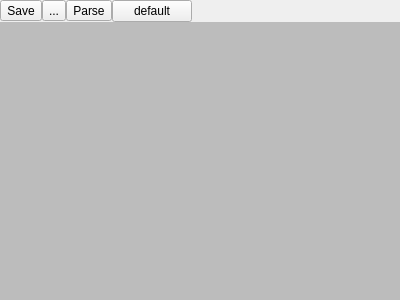
<?xml version="1.0" encoding="UTF-8"?>
<ui version="4.0">
 <class>PlanEditor</class>
 <widget class="QWidget" name="PlanEditor">
  <property name="geometry">
   <rect>
    <x>0</x>
    <y>0</y>
    <width>400</width>
    <height>300</height>
   </rect>
  </property>
  <property name="windowTitle">
   <string>Form</string>
  </property>
  <layout class="QGridLayout" name="gridLayout">
   <property name="leftMargin">
    <number>0</number>
   </property>
   <property name="topMargin">
    <number>0</number>
   </property>
   <property name="rightMargin">
    <number>0</number>
   </property>
   <property name="bottomMargin">
    <number>0</number>
   </property>
   <property name="spacing">
    <number>0</number>
   </property>
   <item row="0" column="1">
    <widget class="QToolButton" name="toolButtonTidy">
     <property name="toolTip">
      <string>Tidy up formatting of text</string>
     </property>
     <property name="text">
      <string>...</string>
     </property>
     <property name="icon">
      <iconset resource="../resources/icons.qrc">
       <normaloff>:/icons/tidy.svg</normaloff>:/icons/tidy.svg</iconset>
     </property>
    </widget>
   </item>
   <item row="0" column="4">
    <spacer name="horizontalSpacer">
     <property name="orientation">
      <enum>Qt::Horizontal</enum>
     </property>
     <property name="sizeHint" stdset="0">
      <size>
       <width>40</width>
       <height>20</height>
      </size>
     </property>
    </spacer>
   </item>
   <item row="0" column="2">
    <widget class="QToolButton" name="toolButtonParse">
     <property name="toolTip">
      <string>Parse the plan</string>
     </property>
     <property name="text">
      <string>Parse</string>
     </property>
     <property name="icon">
      <iconset resource="../resources/icons.qrc">
       <normaloff>:/icons/parse.svg</normaloff>:/icons/parse.svg</iconset>
     </property>
    </widget>
   </item>
   <item row="0" column="0">
    <widget class="QToolButton" name="toolButtonSave">
     <property name="toolTip">
      <string>Save plan</string>
     </property>
     <property name="text">
      <string>Save</string>
     </property>
     <property name="icon">
      <iconset resource="../resources/icons.qrc">
       <normaloff>:/icons/save.svg</normaloff>:/icons/save.svg</iconset>
     </property>
    </widget>
   </item>
   <item row="1" column="0" colspan="5">
    <widget class="CodeEditor" name="plainTextEditPlan">
     <property name="sizePolicy">
      <sizepolicy hsizetype="MinimumExpanding" vsizetype="MinimumExpanding">
       <horstretch>0</horstretch>
       <verstretch>0</verstretch>
      </sizepolicy>
     </property>
     <property name="palette">
      <palette>
       <active>
        <colorrole role="WindowText">
         <brush brushstyle="SolidPattern">
          <color alpha="255">
           <red>255</red>
           <green>255</green>
           <blue>255</blue>
          </color>
         </brush>
        </colorrole>
        <colorrole role="Button">
         <brush brushstyle="SolidPattern">
          <color alpha="44">
           <red>0</red>
           <green>0</green>
           <blue>0</blue>
          </color>
         </brush>
        </colorrole>
        <colorrole role="Light">
         <brush brushstyle="SolidPattern">
          <color alpha="44">
           <red>0</red>
           <green>0</green>
           <blue>0</blue>
          </color>
         </brush>
        </colorrole>
        <colorrole role="Midlight">
         <brush brushstyle="SolidPattern">
          <color alpha="44">
           <red>0</red>
           <green>0</green>
           <blue>0</blue>
          </color>
         </brush>
        </colorrole>
        <colorrole role="Dark">
         <brush brushstyle="SolidPattern">
          <color alpha="44">
           <red>0</red>
           <green>0</green>
           <blue>0</blue>
          </color>
         </brush>
        </colorrole>
        <colorrole role="Mid">
         <brush brushstyle="SolidPattern">
          <color alpha="44">
           <red>0</red>
           <green>0</green>
           <blue>0</blue>
          </color>
         </brush>
        </colorrole>
        <colorrole role="Text">
         <brush brushstyle="SolidPattern">
          <color alpha="255">
           <red>255</red>
           <green>255</green>
           <blue>255</blue>
          </color>
         </brush>
        </colorrole>
        <colorrole role="BrightText">
         <brush brushstyle="SolidPattern">
          <color alpha="255">
           <red>255</red>
           <green>255</green>
           <blue>255</blue>
          </color>
         </brush>
        </colorrole>
        <colorrole role="ButtonText">
         <brush brushstyle="SolidPattern">
          <color alpha="255">
           <red>255</red>
           <green>255</green>
           <blue>255</blue>
          </color>
         </brush>
        </colorrole>
        <colorrole role="Base">
         <brush brushstyle="SolidPattern">
          <color alpha="54">
           <red>0</red>
           <green>0</green>
           <blue>0</blue>
          </color>
         </brush>
        </colorrole>
        <colorrole role="Window">
         <brush brushstyle="SolidPattern">
          <color alpha="44">
           <red>0</red>
           <green>0</green>
           <blue>0</blue>
          </color>
         </brush>
        </colorrole>
        <colorrole role="Shadow">
         <brush brushstyle="SolidPattern">
          <color alpha="255">
           <red>0</red>
           <green>0</green>
           <blue>0</blue>
          </color>
         </brush>
        </colorrole>
        <colorrole role="AlternateBase">
         <brush brushstyle="SolidPattern">
          <color alpha="149">
           <red>0</red>
           <green>0</green>
           <blue>0</blue>
          </color>
         </brush>
        </colorrole>
        <colorrole role="ToolTipBase">
         <brush brushstyle="SolidPattern">
          <color alpha="255">
           <red>255</red>
           <green>255</green>
           <blue>220</blue>
          </color>
         </brush>
        </colorrole>
        <colorrole role="ToolTipText">
         <brush brushstyle="SolidPattern">
          <color alpha="255">
           <red>0</red>
           <green>0</green>
           <blue>0</blue>
          </color>
         </brush>
        </colorrole>
       </active>
       <inactive>
        <colorrole role="WindowText">
         <brush brushstyle="SolidPattern">
          <color alpha="255">
           <red>255</red>
           <green>255</green>
           <blue>255</blue>
          </color>
         </brush>
        </colorrole>
        <colorrole role="Button">
         <brush brushstyle="SolidPattern">
          <color alpha="44">
           <red>0</red>
           <green>0</green>
           <blue>0</blue>
          </color>
         </brush>
        </colorrole>
        <colorrole role="Light">
         <brush brushstyle="SolidPattern">
          <color alpha="44">
           <red>0</red>
           <green>0</green>
           <blue>0</blue>
          </color>
         </brush>
        </colorrole>
        <colorrole role="Midlight">
         <brush brushstyle="SolidPattern">
          <color alpha="44">
           <red>0</red>
           <green>0</green>
           <blue>0</blue>
          </color>
         </brush>
        </colorrole>
        <colorrole role="Dark">
         <brush brushstyle="SolidPattern">
          <color alpha="44">
           <red>0</red>
           <green>0</green>
           <blue>0</blue>
          </color>
         </brush>
        </colorrole>
        <colorrole role="Mid">
         <brush brushstyle="SolidPattern">
          <color alpha="44">
           <red>0</red>
           <green>0</green>
           <blue>0</blue>
          </color>
         </brush>
        </colorrole>
        <colorrole role="Text">
         <brush brushstyle="SolidPattern">
          <color alpha="255">
           <red>255</red>
           <green>255</green>
           <blue>255</blue>
          </color>
         </brush>
        </colorrole>
        <colorrole role="BrightText">
         <brush brushstyle="SolidPattern">
          <color alpha="255">
           <red>255</red>
           <green>255</green>
           <blue>255</blue>
          </color>
         </brush>
        </colorrole>
        <colorrole role="ButtonText">
         <brush brushstyle="SolidPattern">
          <color alpha="255">
           <red>255</red>
           <green>255</green>
           <blue>255</blue>
          </color>
         </brush>
        </colorrole>
        <colorrole role="Base">
         <brush brushstyle="SolidPattern">
          <color alpha="54">
           <red>0</red>
           <green>0</green>
           <blue>0</blue>
          </color>
         </brush>
        </colorrole>
        <colorrole role="Window">
         <brush brushstyle="SolidPattern">
          <color alpha="44">
           <red>0</red>
           <green>0</green>
           <blue>0</blue>
          </color>
         </brush>
        </colorrole>
        <colorrole role="Shadow">
         <brush brushstyle="SolidPattern">
          <color alpha="255">
           <red>0</red>
           <green>0</green>
           <blue>0</blue>
          </color>
         </brush>
        </colorrole>
        <colorrole role="AlternateBase">
         <brush brushstyle="SolidPattern">
          <color alpha="149">
           <red>0</red>
           <green>0</green>
           <blue>0</blue>
          </color>
         </brush>
        </colorrole>
        <colorrole role="ToolTipBase">
         <brush brushstyle="SolidPattern">
          <color alpha="255">
           <red>255</red>
           <green>255</green>
           <blue>220</blue>
          </color>
         </brush>
        </colorrole>
        <colorrole role="ToolTipText">
         <brush brushstyle="SolidPattern">
          <color alpha="255">
           <red>0</red>
           <green>0</green>
           <blue>0</blue>
          </color>
         </brush>
        </colorrole>
       </inactive>
       <disabled>
        <colorrole role="WindowText">
         <brush brushstyle="SolidPattern">
          <color alpha="44">
           <red>0</red>
           <green>0</green>
           <blue>0</blue>
          </color>
         </brush>
        </colorrole>
        <colorrole role="Button">
         <brush brushstyle="SolidPattern">
          <color alpha="44">
           <red>0</red>
           <green>0</green>
           <blue>0</blue>
          </color>
         </brush>
        </colorrole>
        <colorrole role="Light">
         <brush brushstyle="SolidPattern">
          <color alpha="44">
           <red>0</red>
           <green>0</green>
           <blue>0</blue>
          </color>
         </brush>
        </colorrole>
        <colorrole role="Midlight">
         <brush brushstyle="SolidPattern">
          <color alpha="44">
           <red>0</red>
           <green>0</green>
           <blue>0</blue>
          </color>
         </brush>
        </colorrole>
        <colorrole role="Dark">
         <brush brushstyle="SolidPattern">
          <color alpha="44">
           <red>0</red>
           <green>0</green>
           <blue>0</blue>
          </color>
         </brush>
        </colorrole>
        <colorrole role="Mid">
         <brush brushstyle="SolidPattern">
          <color alpha="44">
           <red>0</red>
           <green>0</green>
           <blue>0</blue>
          </color>
         </brush>
        </colorrole>
        <colorrole role="Text">
         <brush brushstyle="SolidPattern">
          <color alpha="44">
           <red>0</red>
           <green>0</green>
           <blue>0</blue>
          </color>
         </brush>
        </colorrole>
        <colorrole role="BrightText">
         <brush brushstyle="SolidPattern">
          <color alpha="255">
           <red>255</red>
           <green>255</green>
           <blue>255</blue>
          </color>
         </brush>
        </colorrole>
        <colorrole role="ButtonText">
         <brush brushstyle="SolidPattern">
          <color alpha="44">
           <red>0</red>
           <green>0</green>
           <blue>0</blue>
          </color>
         </brush>
        </colorrole>
        <colorrole role="Base">
         <brush brushstyle="SolidPattern">
          <color alpha="44">
           <red>0</red>
           <green>0</green>
           <blue>0</blue>
          </color>
         </brush>
        </colorrole>
        <colorrole role="Window">
         <brush brushstyle="SolidPattern">
          <color alpha="44">
           <red>0</red>
           <green>0</green>
           <blue>0</blue>
          </color>
         </brush>
        </colorrole>
        <colorrole role="Shadow">
         <brush brushstyle="SolidPattern">
          <color alpha="255">
           <red>0</red>
           <green>0</green>
           <blue>0</blue>
          </color>
         </brush>
        </colorrole>
        <colorrole role="AlternateBase">
         <brush brushstyle="SolidPattern">
          <color alpha="44">
           <red>0</red>
           <green>0</green>
           <blue>0</blue>
          </color>
         </brush>
        </colorrole>
        <colorrole role="ToolTipBase">
         <brush brushstyle="SolidPattern">
          <color alpha="255">
           <red>255</red>
           <green>255</green>
           <blue>220</blue>
          </color>
         </brush>
        </colorrole>
        <colorrole role="ToolTipText">
         <brush brushstyle="SolidPattern">
          <color alpha="255">
           <red>0</red>
           <green>0</green>
           <blue>0</blue>
          </color>
         </brush>
        </colorrole>
       </disabled>
      </palette>
     </property>
     <property name="font">
      <font>
       <family>Courier</family>
       <pointsize>10</pointsize>
      </font>
     </property>
     <property name="frameShape">
      <enum>QFrame::NoFrame</enum>
     </property>
     <property name="frameShadow">
      <enum>QFrame::Plain</enum>
     </property>
     <property name="plainText">
      <string/>
     </property>
     <property name="tabStopWidth">
      <number>30</number>
     </property>
    </widget>
   </item>
   <item row="0" column="3">
    <widget class="QPushButton" name="pushButtonTest">
     <property name="text">
      <string>default</string>
     </property>
    </widget>
   </item>
  </layout>
 </widget>
 <customwidgets>
  <customwidget>
   <class>CodeEditor</class>
   <extends>QPlainTextEdit</extends>
   <header>widgets/PlanEditor.hpp</header>
  </customwidget>
 </customwidgets>
 <resources>
  <include location="../resources/icons.qrc"/>
 </resources>
 <connections/>
</ui>
